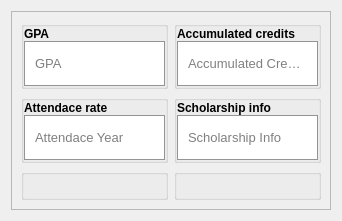
           <widget class="QWidget" name="AcademicResult">
            <layout class="QVBoxLayout" name="verticalLayout_5">
             <item>
              <widget class="QFrame" name="frame_3">
               <property name="mouseTracking">
                <bool>true</bool>
               </property>
               <property name="frameShape">
                <enum>QFrame::StyledPanel</enum>
               </property>
               <property name="frameShadow">
                <enum>QFrame::Raised</enum>
               </property>
               <layout class="QGridLayout" name="gridLayout_3">
                <item row="0" column="0">
                 <widget class="QGroupBox" name="groupBox_11">
                  <property name="styleSheet">
                   <string notr="true">#inputGPA
{
	padding: 0 8px;
	border: 1px solid rgb(148, 148, 148)
}
</string>
                  </property>
                  <property name="title">
                   <string/>
                  </property>
                  <layout class="QVBoxLayout" name="verticalLayout_20">
                   <property name="spacing">
                    <number>0</number>
                   </property>
                   <property name="leftMargin">
                    <number>0</number>
                   </property>
                   <property name="topMargin">
                    <number>0</number>
                   </property>
                   <property name="rightMargin">
                    <number>0</number>
                   </property>
                   <property name="bottomMargin">
                    <number>0</number>
                   </property>
                   <item>
                    <widget class="QLabel" name="label_12">
                     <property name="maximumSize">
                      <size>
                       <width>16777215</width>
                       <height>40</height>
                      </size>
                     </property>
                     <property name="font">
                      <font>
                       <pointsize>9</pointsize>
                       <weight>75</weight>
                       <bold>true</bold>
                      </font>
                     </property>
                     <property name="text">
                      <string>GPA</string>
                     </property>
                    </widget>
                   </item>
                   <item>
                    <widget class="QLineEdit" name="inputGPA">
                     <property name="minimumSize">
                      <size>
                       <width>0</width>
                       <height>45</height>
                      </size>
                     </property>
                     <property name="font">
                      <font>
                       <pointsize>10</pointsize>
                      </font>
                     </property>
                     <property name="placeholderText">
                      <string>GPA</string>
                     </property>
                    </widget>
                   </item>
                  </layout>
                 </widget>
                </item>
                <item row="0" column="1">
                 <widget class="QGroupBox" name="groupBox_12">
                  <property name="title">
                   <string/>
                  </property>
                  <layout class="QVBoxLayout" name="verticalLayout_26">
                   <property name="spacing">
                    <number>0</number>
                   </property>
                   <property name="leftMargin">
                    <number>0</number>
                   </property>
                   <property name="topMargin">
                    <number>0</number>
                   </property>
                   <property name="rightMargin">
                    <number>0</number>
                   </property>
                   <property name="bottomMargin">
                    <number>0</number>
                   </property>
                   <item>
                    <widget class="QLabel" name="label_13">
                     <property name="maximumSize">
                      <size>
                       <width>16777215</width>
                       <height>40</height>
                      </size>
                     </property>
                     <property name="font">
                      <font>
                       <pointsize>9</pointsize>
                       <weight>75</weight>
                       <bold>true</bold>
                      </font>
                     </property>
                     <property name="text">
                      <string>Accumulated credits</string>
                     </property>
                    </widget>
                   </item>
                   <item>
                    <widget class="QLineEdit" name="inputAccumulatedCredits">
                     <property name="minimumSize">
                      <size>
                       <width>0</width>
                       <height>45</height>
                      </size>
                     </property>
                     <property name="font">
                      <font>
                       <pointsize>10</pointsize>
                      </font>
                     </property>
                     <property name="styleSheet">
                      <string notr="true">#inputAccumulatedCredits{
	padding: 0 8px;
	border: 1px solid rgb(148, 148, 148)
}
</string>
                     </property>
                     <property name="placeholderText">
                      <string>Accumulated Credits</string>
                     </property>
                    </widget>
                   </item>
                  </layout>
                 </widget>
                </item>
                <item row="1" column="0">
                 <widget class="QGroupBox" name="groupBox_13">
                  <property name="title">
                   <string/>
                  </property>
                  <layout class="QVBoxLayout" name="verticalLayout_21">
                   <property name="spacing">
                    <number>0</number>
                   </property>
                   <property name="leftMargin">
                    <number>0</number>
                   </property>
                   <property name="topMargin">
                    <number>0</number>
                   </property>
                   <property name="rightMargin">
                    <number>0</number>
                   </property>
                   <property name="bottomMargin">
                    <number>0</number>
                   </property>
                   <item>
                    <widget class="QLabel" name="label_18">
                     <property name="maximumSize">
                      <size>
                       <width>16777215</width>
                       <height>40</height>
                      </size>
                     </property>
                     <property name="font">
                      <font>
                       <pointsize>9</pointsize>
                       <weight>75</weight>
                       <bold>true</bold>
                      </font>
                     </property>
                     <property name="text">
                      <string>Attendace rate</string>
                     </property>
                    </widget>
                   </item>
                   <item>
                    <widget class="QLineEdit" name="inputAttendaceYear">
                     <property name="minimumSize">
                      <size>
                       <width>0</width>
                       <height>45</height>
                      </size>
                     </property>
                     <property name="font">
                      <font>
                       <pointsize>10</pointsize>
                      </font>
                     </property>
                     <property name="styleSheet">
                      <string notr="true">#inputAttendaceYear{
	padding: 0 8px;
	border: 1px solid rgb(148, 148, 148)
}
</string>
                     </property>
                     <property name="placeholderText">
                      <string>Attendace Year</string>
                     </property>
                    </widget>
                   </item>
                  </layout>
                 </widget>
                </item>
                <item row="1" column="1">
                 <widget class="QGroupBox" name="groupBox_14">
                  <property name="title">
                   <string/>
                  </property>
                  <layout class="QVBoxLayout" name="verticalLayout_27">
                   <property name="spacing">
                    <number>0</number>
                   </property>
                   <property name="leftMargin">
                    <number>0</number>
                   </property>
                   <property name="topMargin">
                    <number>0</number>
                   </property>
                   <property name="rightMargin">
                    <number>0</number>
                   </property>
                   <property name="bottomMargin">
                    <number>0</number>
                   </property>
                   <item>
                    <widget class="QLabel" name="label_14">
                     <property name="maximumSize">
                      <size>
                       <width>16777215</width>
                       <height>40</height>
                      </size>
                     </property>
                     <property name="font">
                      <font>
                       <pointsize>9</pointsize>
                       <weight>75</weight>
                       <bold>true</bold>
                      </font>
                     </property>
                     <property name="text">
                      <string>Scholarship info</string>
                     </property>
                    </widget>
                   </item>
                   <item>
                    <widget class="QLineEdit" name="inputScholarshipInfo">
                     <property name="minimumSize">
                      <size>
                       <width>0</width>
                       <height>45</height>
                      </size>
                     </property>
                     <property name="font">
                      <font>
                       <pointsize>10</pointsize>
                      </font>
                     </property>
                     <property name="styleSheet">
                      <string notr="true">#inputScholarshipInfo{
	padding: 0 8px;
	border: 1px solid rgb(148, 148, 148)
}
</string>
                     </property>
                     <property name="placeholderText">
                      <string>Scholarship Info</string>
                     </property>
                    </widget>
                   </item>
                  </layout>
                 </widget>
                </item>
                <item row="2" column="0">
                 <widget class="QGroupBox" name="groupBox_15">
                  <property name="title">
                   <string/>
                  </property>
                 </widget>
                </item>
                <item row="2" column="1">
                 <widget class="QGroupBox" name="groupBox_16">
                  <property name="title">
                   <string/>
                  </property>
                 </widget>
                </item>
               </layout>
              </widget>
             </item>
            </layout>
           </widget>
